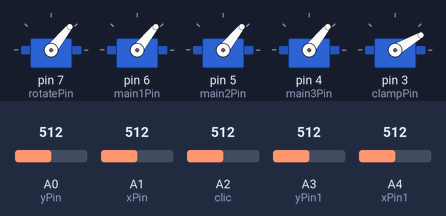
Bench run of a sketch on a simulated Arduino Uno, built with avr-gcc and run on an emulated ATmega328P. On the bench: 5 × servo. The test bench sets the inputs (shaded band); at power-on: A0 (yPin) = 512, A1 (xPin) = 512, A3 (yPin1) = 512, A4 (xPin1) = 512, A2 (clic) = 512.

Above: at 1.2 s.
1.3 s: A0 (yPin) set to 716
At 1.9 s:
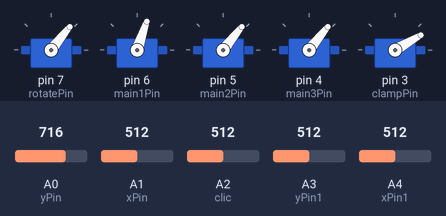
2.8 s: A1 (xPin) set to 716
At 3.1 s:
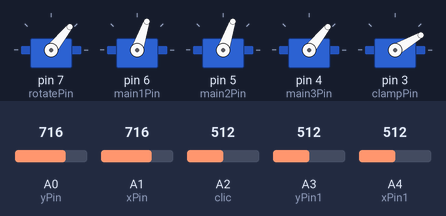
4.3 s: A3 (yPin1) set to 716
At 5.5 s:
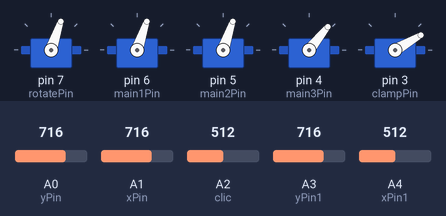
5.8 s: A4 (xPin1) set to 716
At 6.4 s:
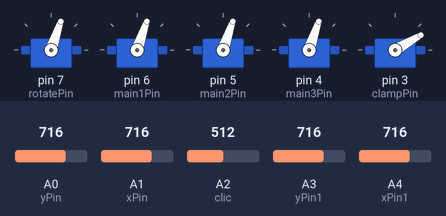
7.3 s: A0 (yPin) set to 992
At 7.7 s:
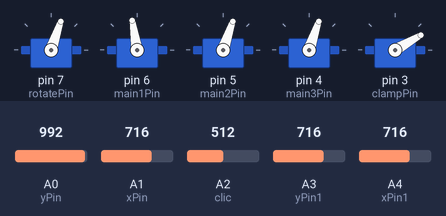
8.8 s: A1 (xPin) set to 992
At 10.1 s:
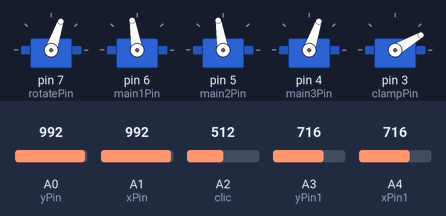
Timing chart, 0 to 11.3 s (numbered marks = the images above; inputs shaded):
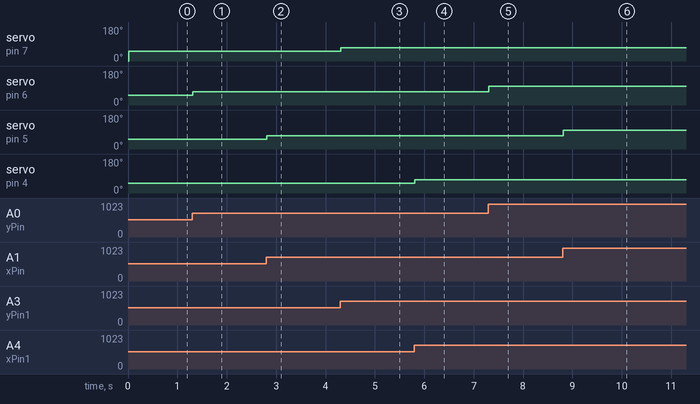

Measured:
- after the input at 1.3 s, servo on pin 6 (main1Pin): 51° → 71° at once
- after the input at 2.8 s, servo on pin 5 (main2Pin): 51° → 71° at once
- after the input at 4.3 s, servo on pin 7 (rotatePin): 51° → 71° at once
- after the input at 5.8 s, servo on pin 4 (main3Pin): 51° → 71° at once
- after the input at 7.3 s, servo on pin 6 (main1Pin): 71° → 99° at once
- after the input at 8.8 s, servo on pin 5 (main2Pin): 71° → 99° at once

The sketch:

arm.ino
```cpp
#include <Servo.h>

Servo rotate;
Servo main1;
Servo main2;
Servo main3;
Servo clamp;

int xPin = A1;
int yPin = A0;
int clic = A2;
int xPin1 = A4;
int yPin1 = A3;

int rotatePin = 7;
int main1Pin = 6;
int main2Pin = 5;
int main3Pin = 4;
int clampPin = 3;

int xPos;
int yPos;
int xPos1;
int yPos1;
int clicked;
int timer = 50;
int toggle = 0;

float servPos;
float servPos1;
float servPos2;
float servPos3;

void setup()
{
  rotate.attach(rotatePin);
  main1.attach(main1Pin);
  main2.attach(main2Pin);
  main3.attach(main3Pin);
  clamp.attach(clampPin);

  clamp.write(30);

  pinMode(xPin, INPUT);
  pinMode(yPin, INPUT);
  pinMode(xPin1, INPUT);
  pinMode(yPin1, INPUT);
  pinMode(clic, INPUT);
  Serial.begin(9600);
}

void loop()
{
  xPos = analogRead(xPin);
  yPos = analogRead(yPin);
  xPos1 = analogRead(xPin1);
  yPos1 = analogRead(yPin1);
  clicked = analogRead(clic);

  if(clicked == 1 && toggle == 0 && timer < 0)
  {
    timer = 25;
    clamp.write(30);
    toggle = 1;
  }
  if(clicked == 1 && toggle == 1 && timer < 0)
  {
    timer = 25;
    clamp.write(0);
    toggle = 0;
  }
  servPos = yPos / 10 ;
  rotate.write(servPos2);
  servPos1 = xPos / 10 ;
  main1.write(servPos);
  servPos2 = yPos1 / 10 ;
  main2.write(servPos1);
  servPos3 = xPos1 / 10 ;
  main3.write(servPos3);

  timer = timer - 1;

  delay(10);
}
```
